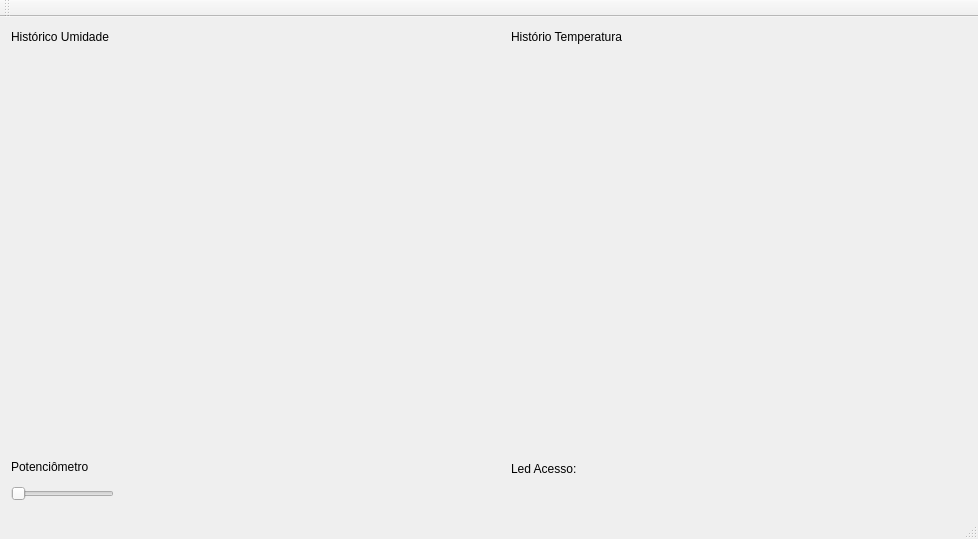
<?xml version="1.0" encoding="UTF-8"?>
<ui version="4.0">
 <class>MainWindow</class>
 <widget class="QMainWindow" name="MainWindow">
  <property name="geometry">
   <rect>
    <x>0</x>
    <y>0</y>
    <width>978</width>
    <height>539</height>
   </rect>
  </property>
  <property name="windowTitle">
   <string>MainWindow</string>
  </property>
  <widget class="QWidget" name="centralWidget">
   <layout class="QGridLayout" name="gridLayout_5">
    <item row="0" column="0" colspan="2">
     <layout class="QGridLayout" name="gridLayout_2">
      <item row="0" column="0">
       <widget class="QLabel" name="lbUmidade">
        <property name="maximumSize">
         <size>
          <width>16777215</width>
          <height>17</height>
         </size>
        </property>
        <property name="text">
         <string>Histórico Umidade</string>
        </property>
       </widget>
      </item>
      <item row="1" column="0">
       <widget class="QCustomPlot" name="wgtUmidade" native="true">
        <property name="minimumSize">
         <size>
          <width>429</width>
          <height>331</height>
         </size>
        </property>
       </widget>
      </item>
     </layout>
    </item>
    <item row="0" column="2" colspan="2">
     <layout class="QGridLayout" name="gridLayout_4">
      <item row="1" column="0">
       <widget class="QCustomPlot" name="wgtTemperatura" native="true">
        <property name="minimumSize">
         <size>
          <width>429</width>
          <height>331</height>
         </size>
        </property>
       </widget>
      </item>
      <item row="0" column="0">
       <widget class="QLabel" name="lbTemperatura">
        <property name="maximumSize">
         <size>
          <width>16777215</width>
          <height>17</height>
         </size>
        </property>
        <property name="text">
         <string>Histório Temperatura</string>
        </property>
       </widget>
      </item>
     </layout>
    </item>
    <item row="1" column="0">
     <layout class="QVBoxLayout" name="verticalLayout_2">
      <item>
       <widget class="QLabel" name="lbPotenciometro">
        <property name="maximumSize">
         <size>
          <width>103</width>
          <height>17</height>
         </size>
        </property>
        <property name="text">
         <string>Potenciômetro</string>
        </property>
       </widget>
      </item>
      <item>
       <widget class="QSlider" name="hSlidetPotenciometro">
        <property name="enabled">
         <bool>false</bool>
        </property>
        <property name="maximumSize">
         <size>
          <width>103</width>
          <height>25</height>
         </size>
        </property>
        <property name="orientation">
         <enum>Qt::Horizontal</enum>
        </property>
       </widget>
      </item>
     </layout>
    </item>
    <item row="1" column="1">
     <spacer name="horizontalSpacer">
      <property name="orientation">
       <enum>Qt::Horizontal</enum>
      </property>
      <property name="sizeHint" stdset="0">
       <size>
        <width>255</width>
        <height>20</height>
       </size>
      </property>
     </spacer>
    </item>
    <item row="1" column="2">
     <layout class="QVBoxLayout" name="verticalLayout_3">
      <item>
       <widget class="QLabel" name="label">
        <property name="maximumSize">
         <size>
          <width>109</width>
          <height>22</height>
         </size>
        </property>
        <property name="text">
         <string>Led Acesso:</string>
        </property>
       </widget>
      </item>
      <item>
       <widget class="LED" name="wgtLed" native="true">
        <property name="maximumSize">
         <size>
          <width>109</width>
          <height>21</height>
         </size>
        </property>
       </widget>
      </item>
     </layout>
    </item>
    <item row="1" column="3">
     <spacer name="horizontalSpacer_2">
      <property name="orientation">
       <enum>Qt::Horizontal</enum>
      </property>
      <property name="sizeHint" stdset="0">
       <size>
        <width>340</width>
        <height>20</height>
       </size>
      </property>
     </spacer>
    </item>
   </layout>
  </widget>
  <widget class="QMenuBar" name="menuBar">
   <property name="geometry">
    <rect>
     <x>0</x>
     <y>0</y>
     <width>978</width>
     <height>25</height>
    </rect>
   </property>
  </widget>
  <widget class="QToolBar" name="mainToolBar">
   <attribute name="toolBarArea">
    <enum>TopToolBarArea</enum>
   </attribute>
   <attribute name="toolBarBreak">
    <bool>false</bool>
   </attribute>
  </widget>
  <widget class="QStatusBar" name="statusBar"/>
 </widget>
 <layoutdefault spacing="6" margin="11"/>
 <customwidgets>
  <customwidget>
   <class>QCustomPlot</class>
   <extends>QWidget</extends>
   <header>qcustomplot.h</header>
   <container>1</container>
  </customwidget>
  <customwidget>
   <class>LED</class>
   <extends>QWidget</extends>
   <header>LED.h</header>
   <container>1</container>
  </customwidget>
 </customwidgets>
 <resources/>
 <connections/>
</ui>
